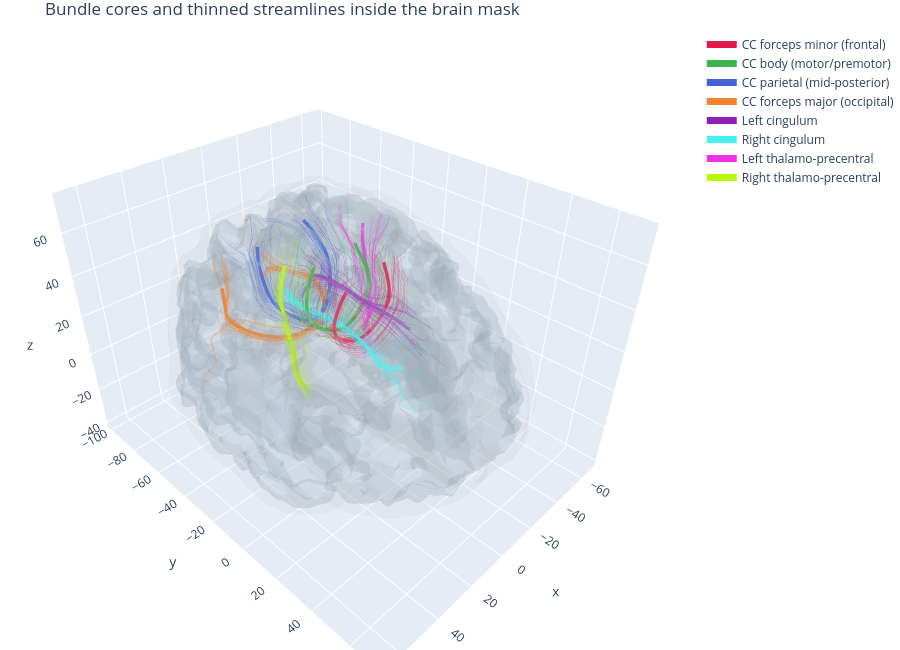

The cell this chart's notebook holds for it:
### Markdown cell above
## 10. Anatomical context in 3D

The core paths are drawn inside the brain surfaces, with a thinned sample of each bundle's
streamlines. This is the arrangement the frontend reproduces: an opaque core carrying the
glyph, a transparent envelope for the bundle's spatial extent, and brain surfaces for
orientation.

Two context surfaces are built. The **brain-mask hull** is only an envelope - it is smooth
and carries no recognisable anatomy. The **white-matter boundary** (labels 1 and 2) is the
folded surface the bundles actually terminate on, so it shows gyral / sulcal structure, the
ventricles and the callosal arch, and it is kept at a finer decimation target for that
reason.

### Code cell
import plotly.graph_objects as go
from nibabel.affines import apply_affine
from skimage.measure import marching_cubes


def brain_surface(mask, affine, sigma=1.2, step=2, target_faces=6000):
    smooth = gaussian_filter(binary_closing(mask, iterations=2).astype(float), sigma)
    verts, faces, _, _ = marching_cubes(smooth, level=0.5, step_size=step)
    verts = apply_affine(affine, verts)
    if len(faces) > target_faces:
        import vtk
        from vtk.util.numpy_support import numpy_to_vtk, numpy_to_vtkIdTypeArray, vtk_to_numpy
        points = vtk.vtkPoints()
        points.SetData(numpy_to_vtk(np.ascontiguousarray(verts, dtype=np.float64), deep=1))
        cells = vtk.vtkCellArray()
        flat = np.hstack([np.full((len(faces), 1), 3, dtype=np.int64),
                          np.asarray(faces, dtype=np.int64)]).ravel()
        cells.SetCells(len(faces), numpy_to_vtkIdTypeArray(flat, deep=1))
        polydata = vtk.vtkPolyData(); polydata.SetPoints(points); polydata.SetPolys(cells)
        decimate = vtk.vtkQuadricDecimation()
        decimate.SetInputData(polydata)
        decimate.SetTargetReduction(1.0 - target_faces / len(faces))
        decimate.Update()
        out = decimate.GetOutput()
        verts = vtk_to_numpy(out.GetPoints().GetData())
        faces = vtk_to_numpy(out.GetPolys().GetData()).reshape(-1, 4)[:, 1:]
    return np.asarray(verts), np.asarray(faces)


BRAIN_VERTS, BRAIN_FACES = brain_surface(brain, affine)
# Finer sampling and a higher face budget: this surface has to keep its folds.
WM_VERTS, WM_FACES = brain_surface(white_matter, affine, sigma=0.7, step=1,
                                   target_faces=26000)
print(f"brain-mask hull       : {len(BRAIN_VERTS):,} vertices, {len(BRAIN_FACES):,} faces")
print(f"white-matter boundary : {len(WM_VERTS):,} vertices, {len(WM_FACES):,} faces")

palette = ["#e6194b", "#3cb44b", "#4363d8", "#f58231", "#911eb4",
           "#46f0f0", "#f032e6", "#bcf60c"]
fig = go.Figure()
fig.add_trace(go.Mesh3d(x=BRAIN_VERTS[:, 0], y=BRAIN_VERTS[:, 1], z=BRAIN_VERTS[:, 2],
                        i=BRAIN_FACES[:, 0], j=BRAIN_FACES[:, 1], k=BRAIN_FACES[:, 2],
                        color="lightgray", opacity=.07, name="brain mask", showscale=False))
fig.add_trace(go.Mesh3d(x=WM_VERTS[:, 0], y=WM_VERTS[:, 1], z=WM_VERTS[:, 2],
                        i=WM_FACES[:, 0], j=WM_FACES[:, 1], k=WM_FACES[:, 2],
                        color="#b9c9d6", opacity=.22, name="white matter", showscale=False))
for i, b in enumerate(BUNDLES.values()):
    sample = b["streamlines"][::max(1, len(b["streamlines"]) // 40)]
    xs, ys, zs = [], [], []
    for s in sample:
        xs += list(s[:, 0]) + [None]; ys += list(s[:, 1]) + [None]; zs += list(s[:, 2]) + [None]
    fig.add_trace(go.Scatter3d(x=xs, y=ys, z=zs, mode="lines", showlegend=False,
                               line=dict(color=palette[i % 8], width=1), opacity=.25,
                               hoverinfo="skip"))
    fig.add_trace(go.Scatter3d(x=b["core"][:, 0], y=b["core"][:, 1], z=b["core"][:, 2],
                               mode="lines", name=b["label"],
                               line=dict(color=palette[i % 8], width=7)))
fig.update_layout(width=900, height=650, margin=dict(l=0, r=0, t=30, b=0),
                  scene=dict(aspectmode="data"),
                  title="Bundle cores and thinned streamlines inside the brain mask")
fig.show()

### Figure 1 — Plotly figure (JSON) as saved in the notebook; plotly's stock layout.template omitted (floating-point values rounded to 4 significant figures; data arrays with more than 128 entries replaced by an {"elided": "..."} marker saying what was removed)
{"data": [{"color": "lightgray", "i": {"elided": "6000 int values"}, "j": {"elided": "6000 int values"}, "k": {"elided": "6000 int values"}, "name": "brain mask", "opacity": 0.07, "showscale": false, "type": "mesh3d", "x": {"elided": "3006 float values"}, "y": {"elided": "3006 float values"}, "z": {"elided": "3006 float values"}}, {"color": "#b9c9d6", "i": {"elided": "25999 int values"}, "j": {"elided": "25999 int values"}, "k": {"elided": "25999 int values"}, "name": "white matter", "opacity": 0.22, "showscale": false, "type": "mesh3d", "x": {"elided": "12942 float values"}, "y": {"elided": "12942 float values"}, "z": {"elided": "12942 float values"}}, {"hoverinfo": "skip", "line": {"color": "#e6194b", "width": 1}, "mode": "lines", "opacity": 0.25, "showlegend": false, "type": "scatter3d", "x": {"elided": "7006 float values"}, "y": {"elided": "7006 float values"}, "z": {"elided": "7006 float values"}}, {"line": {"color": "#e6194b", "width": 7}, "mode": "lines", "name": "CC forceps minor (frontal)", "type": "scatter3d", "x": [-11.56, -12.08, -12.58, -13.09, -13.58, -14.05, -14.48, -14.86, -15.21, -15.54, -15.82, -16.03, -16.14, -16.13, -16.0, -15.73, -15.29, -14.65, -13.82, -12.88, -11.87, -10.81, -9.71, -8.565, -7.373, -6.137, -4.869, -3.568, -2.246, -0.9003, 0.4584, 1.811, 3.146, 4.464, 5.756, 7.012, 8.227, 9.4, 10.54, 11.63, 12.69, 13.69, 14.59, 15.37, 15.99, 16.44, 16.72, 16.82, 16.77, 16.59, 16.31, 15.96, 15.57, 15.15, 14.71, 14.23, 13.69, 13.1, 12.46, 11.79], "y": [-2.893, -3.105, -3.291, -3.442, -3.544, -3.602, -3.633, -3.651, -3.656, -3.649, -3.635, -3.607, -3.567, -3.523, -3.483, -3.44, -3.401, -3.316, -3.207, -3.1, -3.013, -2.952, -2.911, -2.874, -2.821, -2.762, -2.7, -2.641, -2.59, -2.531, -2.464, -2.398, -2.341, -2.287, -2.236, -2.183, -2.142, -2.111, -2.09, -2.082, -2.08, -2.08, -2.076, -2.061, -2.031, -1.989, -1.955, -1.904, -1.823, -1.724, -1.606, -1.484, -1.357, -1.228, -1.097, -0.9584, -0.8134, -0.6579, -0.4733, -0.2578], "z": [53.97, 52.85, 51.7, 50.53, 49.32, 48.09, 46.83, 45.54, 44.24, 42.93, 41.62, 40.32, 39.02, 37.71, 36.42, 35.14, 33.89, 32.74, 31.67, 30.66, 29.69, 28.79, 27.95, 27.18, 26.5, 25.9, 25.39, 24.97, 24.67, 24.49, 24.44, 24.52, 24.71, 25.02, 25.43, 25.94, 26.53, 27.2, 27.93, 28.72, 29.56, 30.46, 31.43, 32.49, 33.62, 34.8, 36.02, 37.25, 38.5, 39.76, 41.02, 42.26, 43.5, 44.72, 45.93, 47.12, 48.27, 49.38, 50.45, 51.48]}, {"hoverinfo": "skip", "line": {"color": "#3cb44b", "width": 1}, "mode": "lines", "opacity": 0.25, "showlegend": false, "type": "scatter3d", "x": {"elided": "7668 float values"}, "y": {"elided": "7668 float values"}, "z": {"elided": "7668 float values"}}, {"line": {"color": "#3cb44b", "width": 7}, "mode": "lines", "name": "CC body (motor/premotor)", "type": "scatter3d", "x": [-11.68, -12.22, -12.81, -13.42, -14.05, -14.68, -15.3, -15.91, -16.47, -16.97, -17.36, -17.64, -17.77, -17.75, -17.56, -17.2, -16.65, -15.93, -15.08, -14.13, -13.06, -11.92, -10.73, -9.487, -8.197, -6.858, -5.469, -4.037, -2.569, -1.074, 0.4378, 1.948, 3.448, 4.929, 6.38, 7.791, 9.155, 10.47, 11.73, 12.95, 14.08, 15.11, 16.04, 16.81, 17.4, 17.79, 17.98, 18.01, 17.87, 17.6, 17.23, 16.78, 16.26, 15.7, 15.11, 14.51, 13.89, 13.28, 12.68, 12.09], "y": [-18.77, -18.81, -18.82, -18.78, -18.72, -18.62, -18.48, -18.31, -18.09, -17.85, -17.58, -17.28, -16.97, -16.65, -16.34, -16.04, -15.73, -15.44, -15.14, -14.85, -14.58, -14.31, -14.05, -13.81, -13.6, -13.4, -13.22, -13.04, -12.9, -12.79, -12.73, -12.74, -12.78, -12.83, -12.9, -12.99, -13.11, -13.24, -13.4, -13.57, -13.76, -13.96, -14.18, -14.42, -14.68, -14.96, -15.24, -15.52, -15.81, -16.1, -16.38, -16.64, -16.88, -17.09, -17.27, -17.41, -17.48, -17.49, -17.44, -17.35], "z": [56.33, 55.1, 53.85, 52.58, 51.3, 49.99, 48.68, 47.35, 46.02, 44.67, 43.31, 41.95, 40.58, 39.2, 37.81, 36.43, 35.1, 33.82, 32.61, 31.48, 30.44, 29.47, 28.54, 27.66, 26.85, 26.12, 25.5, 24.99, 24.6, 24.35, 24.28, 24.39, 24.66, 25.06, 25.6, 26.26, 27.01, 27.83, 28.7, 29.61, 30.59, 31.66, 32.81, 34.02, 35.32, 36.67, 38.06, 39.45, 40.83, 42.2, 43.55, 44.89, 46.22, 47.56, 48.88, 50.21, 51.51, 52.78, 54.02, 55.23]}, {"hoverinfo": "skip", "line": {"color": "#4363d8", "width": 1}, "mode": "lines", "opacity": 0.25, "showlegend": false, "type": "scatter3d", "x": {"elided": "8428 float values"}, "y": {"elided": "8428 float values"}, "z": {"elided": "8428 float values"}}, {"line": {"color": "#4363d8", "width": 7}, "mode": "lines", "name": "CC parietal (mid-posterior)", "type": "scatter3d", "x": [-14.43, -15.04, -15.64, -16.21, -16.74, -17.25, -17.73, -18.15, -18.5, -18.78, -18.98, -19.07, -19.05, -18.88, -18.56, -18.08, -17.46, -16.7, -15.84, -14.9, -13.9, -12.87, -11.78, -10.63, -9.399, -8.088, -6.694, -5.214, -3.66, -2.048, -0.4129, 1.21, 2.801, 4.343, 5.827, 7.245, 8.586, 9.857, 11.07, 12.25, 13.38, 14.45, 15.39, 16.17, 16.78, 17.21, 17.49, 17.64, 17.68, 17.63, 17.5, 17.3, 17.03, 16.7, 16.32, 15.89, 15.41, 14.89, 14.35, 13.79], "y": [-52.52, -51.77, -50.98, -50.19, -49.39, -48.58, -47.77, -46.95, -46.11, -45.25, -44.4, -43.54, -42.71, -41.87, -41.04, -40.21, -39.37, -38.54, -37.71, -36.89, -36.08, -35.28, -34.51, -33.78, -33.07, -32.41, -31.82, -31.31, -30.92, -30.69, -30.63, -30.72, -30.95, -31.28, -31.7, -32.19, -32.74, -33.33, -33.95, -34.59, -35.22, -35.86, -36.52, -37.21, -37.91, -38.61, -39.33, -40.07, -40.83, -41.62, -42.45, -43.3, -44.18, -45.05, -45.91, -46.73, -47.51, -48.24, -48.91, -49.51], "z": [53.86, 52.67, 51.46, 50.22, 48.94, 47.65, 46.32, 44.97, 43.59, 42.19, 40.76, 39.33, 37.9, 36.48, 35.08, 33.71, 32.38, 31.09, 29.85, 28.66, 27.51, 26.39, 25.3, 24.27, 23.31, 22.43, 21.66, 21.02, 20.52, 20.22, 20.12, 20.23, 20.54, 21.02, 21.66, 22.43, 23.33, 24.31, 25.36, 26.46, 27.6, 28.79, 30.06, 31.37, 32.75, 34.15, 35.56, 36.98, 38.39, 39.8, 41.2, 42.58, 43.93, 45.24, 46.51, 47.77, 49.01, 50.24, 51.45, 52.65]}, {"hoverinfo": "skip", "line": {"color": "#f58231", "width": 1}, "mode": "lines", "opacity": 0.25, "showlegend": false, "type": "scatter3d", "x": {"elided": "11980 float values"}, "y": {"elided": "11980 float values"}, "z": {"elided": "11980 float values"}}, {"line": {"color": "#f58231", "width": 7}, "mode": "lines", "name": "CC forceps major (occipital)", "type": "scatter3d", "x": [-17.71, -18.34, -19.13, -20.01, -21.06, -22.25, -23.44, -24.54, -25.43, -26.06, -26.42, -26.53, -26.44, -26.22, -25.84, -25.31, -24.61, -23.77, -22.81, -21.69, -20.4, -18.88, -17.15, -15.23, -13.21, -11.11, -8.953, -6.732, -4.445, -2.161, 0.1412, 2.435, 4.721, 6.994, 9.215, 11.32, 13.36, 15.28, 17.03, 18.63, 19.97, 21.09, 22.0, 22.7, 23.13, 23.21, 22.96, 22.55, 21.99, 21.29, 20.43, 19.45, 18.48, 17.63, 16.91, 16.23, 15.61, 15.05, 14.55, 14.03], "y": [-84.59, -83.76, -82.58, -81.24, -79.8, -78.18, -76.37, -74.43, -72.37, -70.24, -68.06, -65.79, -63.47, -61.19, -58.94, -56.74, -54.58, -52.53, -50.56, -48.69, -46.92, -45.26, -43.75, -42.45, -41.33, -40.4, -39.66, -39.05, -38.57, -38.24, -38.1, -38.14, -38.39, -38.87, -39.58, -40.47, -41.55, -42.8, -44.22, -45.84, -47.64, -49.55, -51.54, -53.57, -55.61, -57.66, -59.66, -61.59, -63.46, -65.23, -66.93, -68.53, -69.97, -71.26, -72.46, -73.61, -74.69, -75.68, -76.59, -77.42], "z": [15.13, 15.72, 16.05, 16.17, 16.14, 15.95, 15.74, 15.55, 15.45, 15.44, 15.55, 15.68, 15.75, 15.74, 15.61, 15.33, 14.93, 14.46, 13.93, 13.31, 12.69, 12.13, 11.7, 11.33, 10.99, 10.63, 10.26, 9.944, 9.721, 9.621, 9.639, 9.765, 10.01, 10.34, 10.72, 11.13, 11.58, 12.09, 12.58, 13.06, 13.55, 14.03, 14.47, 14.79, 14.94, 14.99, 14.97, 14.88, 14.81, 14.78, 14.76, 14.81, 14.98, 15.42, 16.08, 16.85, 17.66, 18.58, 19.71, 20.99]}, {"hoverinfo": "skip", "line": {"color": "#911eb4", "width": 1}, "mode": "lines", "opacity": 0.25, "showlegend": false, "type": "scatter3d", "x": {"elided": "5851 float values"}, "y": {"elided": "5851 float values"}, "z": {"elided": "5851 float values"}}, {"line": {"color": "#911eb4", "width": 7}, "mode": "lines", "name": "Left cingulum", "type": "scatter3d", "x": [-9.775, -9.699, -9.611, -9.518, -9.433, -9.352, -9.272, -9.186, -9.101, -9.009, -8.921, -8.843, -8.77, -8.701, -8.641, -8.593, -8.558, -8.527, -8.511, -8.509, -8.527, -8.567, -8.623, -8.701, -8.791, -8.891, -8.995, -9.108, -9.224, -9.345, -9.469, -9.593, -9.71, -9.832, -9.958, -10.09, -10.21, -10.35, -10.49, -10.63, -10.76, -10.9, -11.02, -11.15, -11.27, -11.37, -11.48, -11.58, -11.67, -11.76, -11.83, -11.9, -11.9, -11.85, -11.77, -11.63, -11.45, -11.24, -11.01, -10.78], "y": [13.55, 12.54, 11.54, 10.52, 9.499, 8.469, 7.422, 6.369, 5.321, 4.287, 3.251, 2.193, 1.136, 0.07844, -0.9869, -2.054, -3.127, -4.22, -5.325, -6.431, -7.541, -8.659, -9.777, -10.88, -11.98, -13.09, -14.2, -15.31, -16.43, -17.54, -18.65, -19.76, -20.87, -21.97, -23.07, -24.17, -25.25, -26.31, -27.34, -28.35, -29.35, -30.35, -31.37, -32.39, -33.42, -34.44, -35.44, -36.42, -37.36, -38.26, -39.12, -39.93, -40.69, -41.41, -42.08, -42.7, -43.27, -43.78, -44.2, -44.55], "z": [31.07, 31.31, 31.55, 31.79, 32.02, 32.24, 32.44, 32.63, 32.81, 32.98, 33.14, 33.28, 33.41, 33.52, 33.62, 33.71, 33.79, 33.85, 33.89, 33.92, 33.95, 33.97, 33.99, 34.0, 34.01, 34.02, 34.03, 34.04, 34.05, 34.05, 34.05, 34.04, 34.03, 34.02, 34.01, 33.99, 33.97, 33.93, 33.87, 33.81, 33.73, 33.62, 33.5, 33.38, 33.24, 33.09, 32.93, 32.76, 32.59, 32.42, 32.25, 32.06, 31.96, 31.82, 31.68, 31.55, 31.35, 31.11, 30.85, 30.57]}, {"hoverinfo": "skip", "line": {"color": "#46f0f0", "width": 1}, "mode": "lines", "opacity": 0.25, "showlegend": false, "type": "scatter3d", "x": {"elided": "6388 float values"}, "y": {"elided": "6388 float values"}, "z": {"elided": "6388 float values"}}, {"line": {"color": "#46f0f0", "width": 7}, "mode": "lines", "name": "Right cingulum", "type": "scatter3d", "x": [12.54, 12.85, 13.18, 13.51, 13.8, 14.07, 14.3, 14.48, 14.59, 14.59, 14.5, 14.35, 14.15, 13.94, 13.72, 13.49, 13.28, 13.11, 12.95, 12.8, 12.66, 12.53, 12.37, 12.2, 12.01, 11.82, 11.61, 11.39, 11.18, 10.96, 10.73, 10.52, 10.33, 10.18, 10.06, 9.961, 9.884, 9.819, 9.769, 9.736, 9.723, 9.748, 9.811, 9.92, 10.06, 10.23, 10.42, 10.58, 10.74, 10.89, 11.04, 11.21, 11.34, 11.4, 11.4, 11.28, 11.04, 10.72, 10.33, 9.899], "y": [29.73, 28.94, 28.16, 27.37, 26.59, 25.81, 25.06, 24.29, 23.47, 22.59, 21.63, 20.6, 19.53, 18.43, 17.29, 16.12, 14.92, 13.69, 12.42, 11.13, 9.811, 8.476, 7.127, 5.771, 4.408, 3.036, 1.665, 0.2965, -1.067, -2.42, -3.758, -5.069, -6.354, -7.62, -8.88, -10.13, -11.38, -12.64, -13.89, -15.16, -16.45, -17.76, -19.07, -20.35, -21.59, -22.79, -23.95, -25.08, -26.19, -27.28, -28.35, -29.39, -30.39, -31.38, -32.36, -33.28, -34.12, -34.91, -35.62, -36.27], "z": [32.65, 32.39, 32.15, 31.9, 31.65, 31.4, 31.11, 30.8, 30.54, 30.39, 30.36, 30.47, 30.68, 30.95, 31.28, 31.67, 32.1, 32.53, 32.93, 33.29, 33.62, 33.91, 34.15, 34.36, 34.51, 34.62, 34.69, 34.73, 34.74, 34.72, 34.66, 34.57, 34.47, 34.36, 34.24, 34.11, 33.99, 33.86, 33.75, 33.64, 33.54, 33.44, 33.36, 33.29, 33.24, 33.23, 33.25, 33.29, 33.36, 33.46, 33.61, 33.82, 34.11, 34.44, 34.78, 35.13, 35.5, 35.87, 36.2, 36.49]}, {"hoverinfo": "skip", "line": {"color": "#f032e6", "width": 1}, "mode": "lines", "opacity": 0.25, "showlegend": false, "type": "scatter3d", "x": {"elided": "4393 float values"}, "y": {"elided": "4393 float values"}, "z": {"elided": "4393 float values"}}, {"line": {"color": "#f032e6", "width": 7}, "mode": "lines", "name": "Left thalamo-precentral", "type": "scatter3d", "x": [-17.28, -17.78, -18.25, -18.72, -19.17, -19.59, -19.96, -20.27, -20.53, -20.75, -20.95, -21.14, -21.31, -21.49, -21.66, -21.84, -22.0, -22.14, -22.26, -22.38, -22.48, -22.59, -22.67, -22.75, -22.82, -22.89, -22.95, -22.99, -23.03, -23.07, -23.09, -23.11, -23.13, -23.15, -23.18, -23.22, -23.26, -23.3, -23.35, -23.42, -23.48, -23.55, -23.62, -23.69, -23.77, -23.83, -23.87, -23.91, -23.95, -23.99, -24.02, -24.04, -24.03, -24.0, -23.97, -23.94, -23.92, -23.91, -23.91, -23.92], "y": [-18.81, -18.73, -18.67, -18.64, -18.63, -18.63, -18.64, -18.68, -18.75, -18.84, -18.94, -19.04, -19.15, -19.26, -19.37, -19.48, -19.61, -19.76, -19.92, -20.09, -20.25, -20.39, -20.54, -20.69, -20.84, -21.01, -21.17, -21.35, -21.53, -21.72, -21.94, -22.17, -22.41, -22.65, -22.87, -23.1, -23.35, -23.62, -23.88, -24.13, -24.38, -24.63, -24.87, -25.11, -25.33, -25.52, -25.73, -25.9, -26.04, -26.16, -26.25, -26.32, -26.36, -26.39, -26.4, -26.39, -26.36, -26.32, -26.26, -26.17], "z": [11.07, 11.7, 12.33, 13.0, 13.69, 14.42, 15.21, 16.02, 16.84, 17.68, 18.51, 19.34, 20.15, 20.96, 21.76, 22.56, 23.37, 24.19, 25.01, 25.82, 26.65, 27.47, 28.29, 29.11, 29.92, 30.75, 31.59, 32.42, 33.27, 34.12, 34.97, 35.82, 36.68, 37.52, 38.35, 39.16, 39.96, 40.75, 41.54, 42.34, 43.14, 43.94, 44.73, 45.52, 46.28, 47.03, 47.77, 48.54, 49.32, 50.1, 50.9, 51.71, 52.52, 53.34, 54.16, 55.0, 55.83, 56.67, 57.5, 58.35]}, {"hoverinfo": "skip", "line": {"color": "#bcf60c", "width": 1}, "mode": "lines", "opacity": 0.25, "showlegend": false, "type": "scatter3d", "x": {"elided": "5530 float values"}, "y": {"elided": "5530 float values"}, "z": {"elided": "5530 float values"}}, {"line": {"color": "#bcf60c", "width": 7}, "mode": "lines", "name": "Right thalamo-precentral", "type": "scatter3d", "x": [15.98, 16.61, 17.23, 17.84, 18.43, 19.0, 19.56, 20.08, 20.54, 20.93, 21.23, 21.47, 21.65, 21.79, 21.86, 21.9, 21.92, 21.92, 21.89, 21.85, 21.83, 21.81, 21.79, 21.8, 21.83, 21.89, 21.97, 22.06, 22.13, 22.2, 22.27, 22.32, 22.38, 22.45, 22.51, 22.56, 22.6, 22.65, 22.68, 22.67, 22.65, 22.65, 22.66, 22.64, 22.56, 22.47, 22.33, 22.15, 21.92, 21.65, 21.32, 20.94, 20.53, 20.11, 19.68, 19.24, 18.81, 18.36, 17.88, 17.39], "y": [-18.58, -18.28, -18.02, -17.8, -17.64, -17.52, -17.45, -17.43, -17.47, -17.56, -17.68, -17.85, -18.05, -18.26, -18.48, -18.72, -18.95, -19.19, -19.41, -19.63, -19.85, -20.07, -20.27, -20.47, -20.65, -20.85, -21.04, -21.24, -21.43, -21.67, -21.91, -22.16, -22.4, -22.64, -22.86, -23.15, -23.43, -23.7, -23.96, -24.21, -24.47, -24.7, -24.94, -25.21, -25.47, -25.71, -25.92, -26.14, -26.35, -26.54, -26.73, -26.96, -27.17, -27.38, -27.59, -27.8, -28.0, -28.19, -28.36, -28.51], "z": [-3.746, -2.912, -2.061, -1.196, -0.3052, 0.5888, 1.503, 2.446, 3.429, 4.437, 5.474, 6.528, 7.599, 8.682, 9.804, 10.88, 11.97, 13.05, 14.12, 15.2, 16.27, 17.35, 18.42, 19.49, 20.55, 21.6, 22.64, 23.69, 24.74, 25.8, 26.85, 27.9, 28.92, 29.89, 30.85, 31.79, 32.75, 33.72, 34.71, 35.69, 36.66, 37.61, 38.54, 39.49, 40.45, 41.41, 42.36, 43.31, 44.25, 45.18, 46.09, 46.98, 47.85, 48.71, 49.56, 50.42, 51.27, 52.12, 52.97, 53.82]}], "layout": {"height": 650, "margin": {"b": 0, "l": 0, "r": 0, "t": 30}, "scene": {"aspectmode": "data"}, "title": {"text": "Bundle cores and thinned streamlines inside the brain mask"}, "width": 900}}
